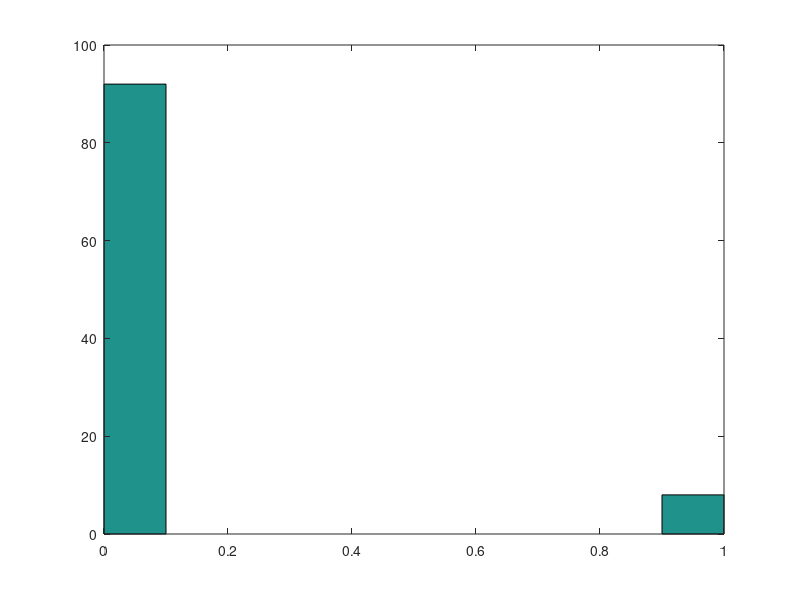

The MATLAB source for this figure:
%input parameters
n = 6; % orbit planes
p = 12; % sats/orbit
%ASSUME 1 SAT FAILS PER YEAR (SMAD)
nsf = 1/(n*p); %#sats failing per year
prob = 1-nsf/(365); %1- #sats failing per hour = prob

T_resend = 365/2; %hours in 6 months of resend time
T_replace = 365/12; %one month
launchnew = 0;
n_spare = 6;
launch_thresh = 3;
n_launch = 6;
nsamples = 365*15; %365*24*15
Tsend = 0;

%Construct satellite IDs
orbits = 100:100:n*100;
sats = 1:1:p;
ID = repmat(orbits,p,1) + repmat(sats',1,n);
[rdim,cdim] = size(ID);

%Initialize
failures = zeros(size(ID));
status = zeros(size(ID));
rows = [];
cols = [];
failure_IDs = [];
stats = [];
broken = [];
sysfail = 0;
maxbroken = [];
count = 0;
histlist = [];
failtime = 0;
brokenID = [];

for cycles=1:100
    sysfail = 0;
    count = 0;
    while count < 1&&sysfail==0
        st = [cycles count];
        %disp(st)
        failures = zeros(size(ID));
        status = zeros(size(ID));
        rows = [];
        cols = [];
        failure_IDs = [];
        stats = [];
        broken = [];
        launchnew = 0;
        n_spare = 6;
        Tsend = 0;

        for s=1:nsamples
            replaced = [];
            sample = rand(size(ID)); % get random sample
            
            if launchnew == 1 %if a launch is being conducted, update launch arrival timer
                Tsend = Tsend + 1;
                if Tsend >= T_resend %if launch arrived, update spares
                    n_spare = n_spare + n_launch;
                    Tsend = 0;
                    launchnew = 0;
                    %disp('LAUNCH ARRIVED')
                end
                    
            end

            if any(any(sample>prob)) % if initial failure occurs
                failmat = ID.*(sample>prob);
                failure_ID = (failmat(failmat~=0));

                [row,col] = find(failmat);

                %Looping through just failed satellites
                for f=1:length(failure_ID)

                    %Check if satellite already failed
                    if any(failure_ID(f)==failure_IDs)
                        %Do nothing, satellite has already failed
                    else %Add failed satellite to stats register
                        rows = [rows;row];
                        cols = [cols;col];
                        failure_IDs = [failure_IDs;failure_ID];

                        stats = [rows cols failure_IDs]';
                    end
                end
            end

            %Loop through stats register
            for l=1:size(stats,2)
                e = stats(:,l);
                %Repair progress and spares check
                if n_spare>0
                    if status(e(1),e(2))>=T_replace %sat is replaced
                        n_spare = n_spare - 1; %reduced spare count
                        if n_spare <= launch_thresh %if spares reaches launch lvl
                            launchnew = 1;

                            %disp('INITIATE LAUNCH')
                        end
                        %notice_repair = ['Sat ' num2str(e(3)) ' is replaced. ' num2str(n_spare) ' spares left.'];
                        %disp(notice_repair)
                        replaced = [replaced l];
                        status(e(1),e(2)) = 0;
                    else
                        status(e(1),e(2)) = status(e(1),e(2)) + 1;
                    end
                end
            end
            %Remove repaired sats from the stat register
            %stats(:,replaced)=[];
            rows(replaced) = [];
            cols(replaced) = [];
            failure_IDs(replaced) = [];
            stats(:,replaced) = [];
            broken = [broken size(stats,2)];

            %Analyse adjacent failure possibilities
            if broken(length(broken))>1 %if more than 2 are not operational simultaneously
                IDdiff = [];
                %generate ID difference list
                for br=1:(length(failure_IDs)-1)
                    for brr=(br+1):(length(failure_IDs))
                        IDdiff = [IDdiff failure_IDs(br)-failure_IDs(brr)];
                    end
                end
                

                for diff=IDdiff
                    if abs(diff)==100||abs(diff)==1||abs(diff)==11||abs(diff)==500
                        %notice_sysfail = ['Adjacent sat failure. ' num2str(failure_IDs') ' have failed simultaneously.'];
                        sysfail = 1;
                        failtime = failtime + 1;
                        bID = failure_IDs;
                        
                    end
                end
            end     
        end
        if sysfail == 1
            %disp(notice_sysfail)
            brokenID = [brokenID bID'];
            
        end
        maxbroken = [maxbroken max(broken)];
        count = count + 1;

    end
    histlist = [histlist count*sysfail];
end
notice_end = ['Total non-100% fraction: ' num2str(failtime/(365*15)) '. Max sats broken simultaneously: ' num2str(max(maxbroken))];
disp(notice_end)
hist(histlist)
